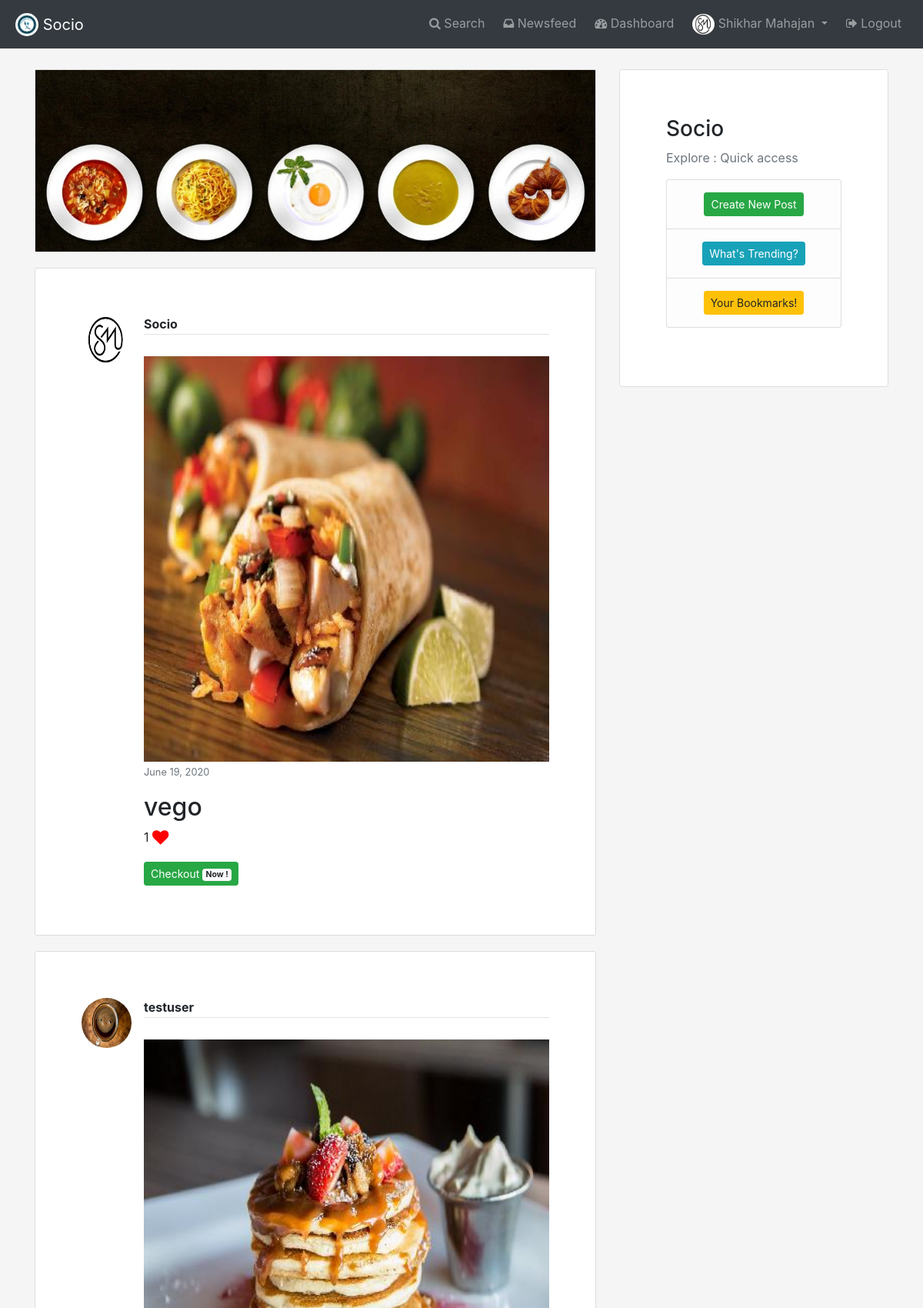
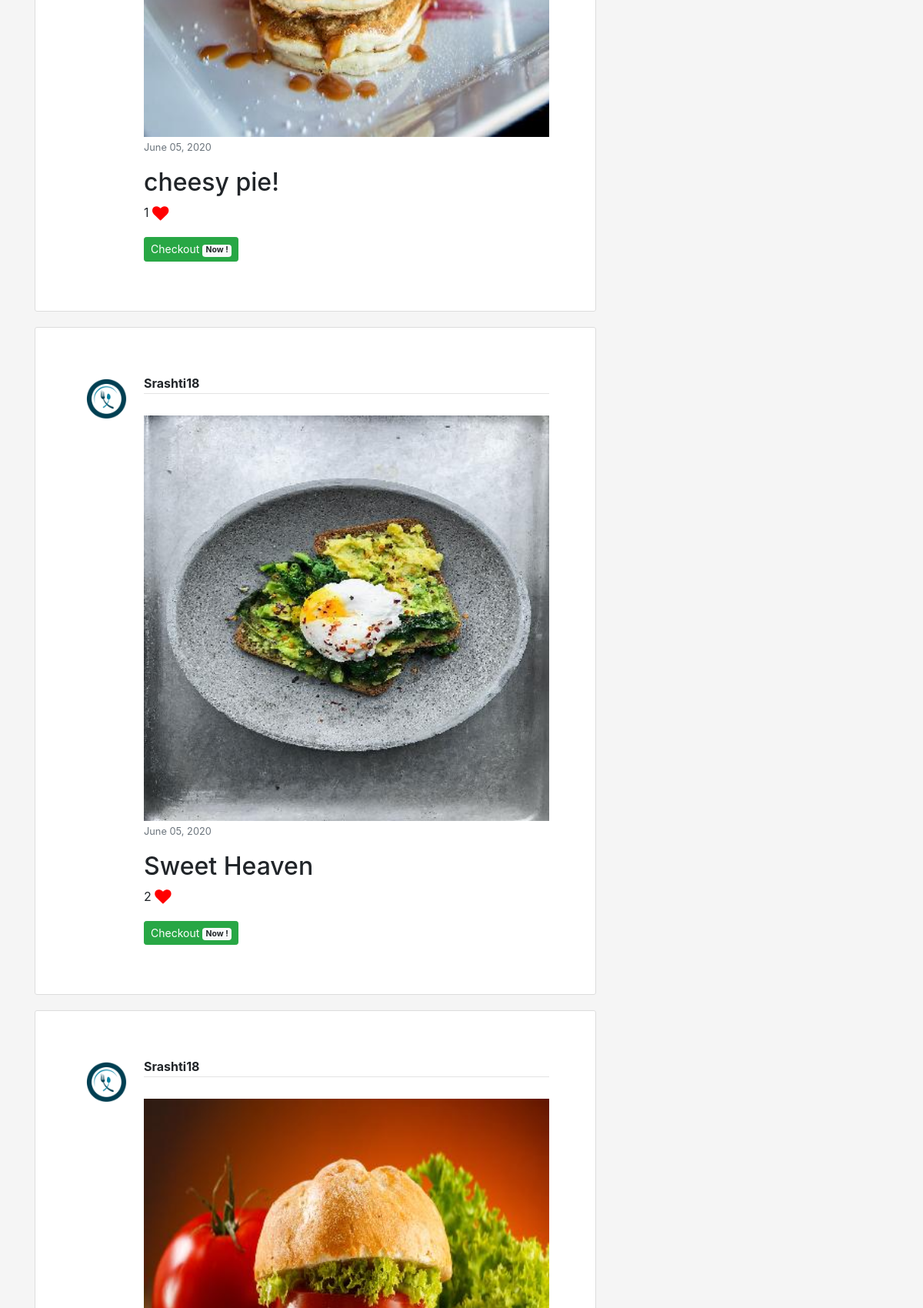
Screenshot of /Newsfeed/ (signed in, upper part) with the database file from the repository (2 pictures, top to bottom).
### socio/models.py (models this page shows, shortened)
class Profile(models.Model):
	user=models.OneToOneField(User, on_delete=models.CASCADE)
	profile_image=models.ImageField(default="default.png",upload_to="profile_pics")

class Post(models.Model):
	image=models.ImageField(default="default_foo.png",upload_to="post_picture")
	title=models.CharField(max_length=100)
	caption=models.TextField()
	link=models.URLField(blank=True,default="")
	likes=models.ManyToManyField(User,related_name='likes',blank=True)
	favorites=models.ManyToManyField(User,related_name='favorites',blank=True)
	date_posted=models.DateTimeField(default=timezone.now)
	author=models.ForeignKey(User , on_delete=models.CASCADE)
	def likecount(self):
		return self.likes.count()

### socio/views.py (the view)
# urls.py: path('Newsfeed/', PostListView.as_view(), name='socio-feed'),
class PostListView(LoginRequiredMixin,ListView):
    model = Post
    template_name = 'socio/feed.html'
    context_object_name = "posts"
    ordering = ['-date_posted']
    def get_context_data(self, *args, **kwargs):
        context = super(PostListView, self).get_context_data(*args, **kwargs)
        context["title"] = 'Newsfeed'
        return context

### socio/templates/socio/feed.html
{% extends "socio/base.html" %}
{% block content %}
      <div class="topbar">
          <img src="/static/images/topbar.PNG" class="imgtopbar">
      </div>
{% for post in posts %}
<article class="media content-section">
          <img class="rounded-circle article-img" src="{{ post.author.profile.profile_image.url }}">
          <div class="media-body">
            <div class="article-metadata">
              <strong>{{ post.author }}</strong>
            </div>
            <p class="article-content">
              <img src="{{ post.image.url}}" style="width: 100%;">
              <small class="text-muted">{{ post.date_posted|date:"F d, Y" }}</small>
            </p>
            <h2>{{ post.title }}</h2>
            <p class="article-content">{{ post.likecount }}  <i class="fa fa-heart fa-lg" style="color: red;" aria-hidden="true"></i></p>
             <a class="btn btn-success btn-sm mt-1 mb-1"
              href="{% url 'post-detail' post.id %}">Checkout <span class="badge badge-light">Now !</span></a>
          </div>
</article>
{% endfor %}
{% endblock content %}

### socio/templates/socio/base.html (shortened to what this page needs)
{% load static %}
<!DOCTYPE html>
<html lang="en">
<head>
  <link rel="stylesheet" type="text/css" href="{% static 'socio/base.css'%}">
  <link rel="stylesheet" href="https://stackpath.bootstrapcdn.com/bootstrap/4.5.0/css/bootstrap.min.css"
>
  <link rel="stylesheet" href="https://cdnjs.cloudflare.com/ajax/libs/font-awesome/4.7.0/css/font-awesome.min.css">
</head>
<body style="background: #F5F5F5;">
<nav class="navbar fixed-top navbar-expand-lg navbar-dark bg-dark">
  <a class="navbar-brand nul"
  {% if user.is_authenticated %}
  href="{% url 'socio-feed' %}"
  {% endif %}>
  <img src="/static/images/sociologo.png" width="30" height="30" class="d-inline-block align-top rounded-circle " style="background-color: white" alt="display logo">
  Socio</a>
  <div class="collapse navbar-collapse" id="navbarSupportedContent">
    <ul class="nav navbar-nav navbar-right">
      {% if user.is_authenticated %}
      <li class="nav-item nul">
        <a class="nav-link" href="{% url 'socio-filter' %}"><i class="fa fa-search" aria-hidden="true"></i> Search</a>
      </li>
      <li class="nav-item nul">
        <a class="nav-link" href="{% url 'socio-feed' %}"><i class="fa fa-inbox" aria-hidden="true"></i> Newsfeed</a>
      </li>
      <li class="nav-item nul">
        <a class="nav-link" href="{% url 'socio-dashboard' %}"><i class="fa fa-tachometer" aria-hidden="true"></i> Dashboard</a>
      </li>
      <li class="nav-item dropdown nul">
        <a class="nav-link dropdown-toggle" href="#" id="navbarDropdown" role="button" data-toggle="dropdown" aria-haspopup="true" aria-expanded="false">
          <img src="{{ user.profile.profile_image.url }}" width="29" height="27" class="rounded-circle" alt="display logo">
          {{ user.first_name|capfirst }} {{ user.last_name|capfirst }}
        </a>
        </li>
          <li class="nav-item nul" >
          <a class="nav-link" href="{% url 'logout' %}"><i class="fa fa-sign-out" aria-hidden="true"></i> Logout</a>
        </li>
        {% endif %}
        </ul>
    </div>
</nav>
  <div class="container">
    <div class="row">
    <div class="col-sm-8">
      {% block content %}{% endblock %}
    </div>
    {% if user.is_authenticated %}
    <div class="col-md-4">
          <div class="content-section">
            <h3>Socio</h3>
            <p class='text-muted'>Explore : Quick access
              <ul class="list-group">
                <li class="list-group-item list-group-item-light" style="text-align: center;">
            <a class="btn btn-success btn-sm mt-1 mb-1"
            href="{% url 'post-create'%}">Create New Post</a></li>
                <li class="list-group-item list-group-item-light" style="text-align: center;">
            <a class="btn btn-info btn-sm mt-1 mb-1"
            href="{% url 'socio-trending'%}">What's Trending?</a>
                </li>
                <li class="list-group-item list-group-item-light" style="text-align: center;"><a class="btn btn-warning btn-sm mt-1 mb-1" href="{% url 'socio-bookmark'%}">Your Bookmarks!</a></li>
              </ul>
            </p>
          </div>
        </div>
    </div>
    {% endif %}
    </div>
</body>
</html>

### socio/static/socio/base.css (style rules this page uses)
body { font: 400 15px Lato, sans-serif; line-height: 1.8; }
.container { padding: 90px 60px; }
.imgtopbar { height: 100%; width: 100%; }
.topbar { background: #eaeffa; border: 1px solid #dddddd; border-radius: 3px; margin-bottom: 20px; }
.content-section { background: #ffffff; padding-left: 50px; padding: 60px 60px; border: 1px solid #dddddd; border-radius: 3px; margin-bottom: 20px; }
.article-content { white-space: pre-line; }
.article-img { height: 65px; width: 65px; margin-right: 16px; }
.article-metadata { padding-bottom: 1px; margin-bottom: 4px; border-bottom: 1px solid #e3e3e3 }

### socio/templates/socio/base.html (style rules this page uses)
.nul { padding: 2px 4px; }

### rows the page displays
Post: author.profile.profile_image (picture), author "Socio", image (picture), date_posted "June 19, 2020", title "vego", likecount "1"
Post: author.profile.profile_image (picture), author "testuser", image (picture), date_posted "June 05, 2020", title "cheesy pie!", likecount "1"
Post: author.profile.profile_image (picture), author "Srashti18", image (picture), date_posted "June 05, 2020", title "Sweet Heaven", likecount "2"
Post: author.profile.profile_image (picture), author "Srashti18", image (picture)

### other values shown
{{ user.first_name|capfirst }} "Shikhar"
{{ user.last_name|capfirst }} "Mahajan"
